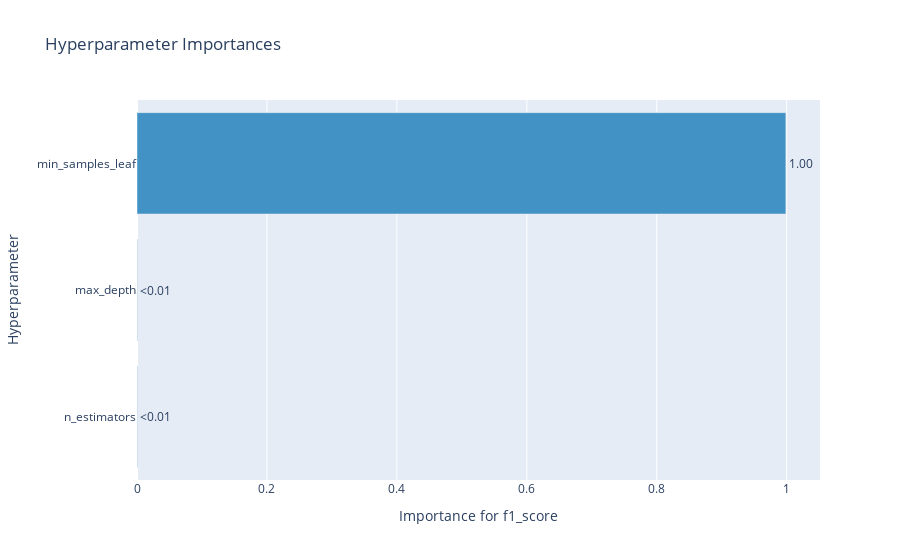

This figure's notebook cell:
### Markdown cell above
График важности гиперпараметров - помогает понять, какие гиперпараметры вносят больший вклад в минимизацию/максимизацию метрики.

### Code cell
optuna.visualization.plot_param_importances(study, target_name="f1_score")

### Figure 1 — Plotly figure (JSON) as saved in the notebook; plotly's stock layout.template omitted (floating-point values rounded to 4 significant figures)
{"data": [{"cliponaxis": false, "hovertemplate": ["n_estimators (IntDistribution): 0.0006184008102239044<extra></extra>", "max_depth (IntDistribution): 0.0006735273123010538<extra></extra>", "min_samples_leaf (IntDistribution): 0.998708071877475<extra></extra>"], "marker": {"color": "rgb(66,146,198)"}, "orientation": "h", "text": ["<0.01", "<0.01", "1.00"], "textposition": "outside", "type": "bar", "x": [0.0006184, 0.0006735, 0.9987], "y": ["n_estimators", "max_depth", "min_samples_leaf"]}], "layout": {"autosize": true, "showlegend": false, "title": {"text": "Hyperparameter Importances"}, "xaxis": {"autorange": true, "range": [0, 1.051], "title": {"text": "Importance for f1_score"}, "type": "linear"}, "yaxis": {"autorange": true, "range": [-0.5, 2.5], "title": {"text": "Hyperparameter"}, "type": "category"}}}
